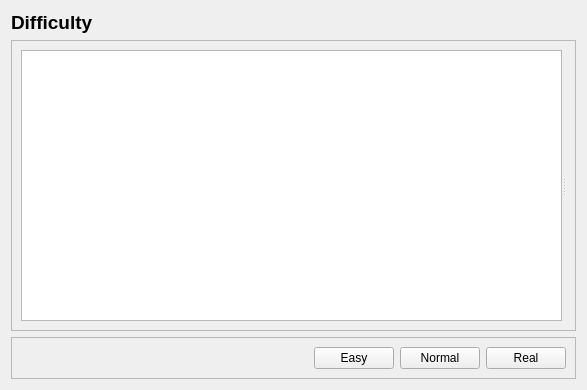
<?xml version="1.0" encoding="UTF-8"?>
<ui version="4.0">
 <class>DifficultyPage</class>
 <widget class="QWidget" name="DifficultyPage">
  <property name="geometry">
   <rect>
    <x>0</x>
    <y>0</y>
    <width>587</width>
    <height>390</height>
   </rect>
  </property>
  <property name="windowTitle">
   <string>Form</string>
  </property>
  <layout class="QVBoxLayout" name="verticalLayout_3">
   <item>
    <widget class="QLabel" name="pageName">
     <property name="sizePolicy">
      <sizepolicy hsizetype="Preferred" vsizetype="Minimum">
       <horstretch>0</horstretch>
       <verstretch>0</verstretch>
      </sizepolicy>
     </property>
     <property name="font">
      <font>
       <pointsize>14</pointsize>
       <weight>75</weight>
       <bold>true</bold>
      </font>
     </property>
     <property name="text">
      <string>Difficulty</string>
     </property>
    </widget>
   </item>
   <item>
    <widget class="QFrame" name="frame">
     <property name="sizePolicy">
      <sizepolicy hsizetype="Preferred" vsizetype="Preferred">
       <horstretch>0</horstretch>
       <verstretch>50</verstretch>
      </sizepolicy>
     </property>
     <property name="frameShape">
      <enum>QFrame::StyledPanel</enum>
     </property>
     <property name="frameShadow">
      <enum>QFrame::Raised</enum>
     </property>
     <layout class="QVBoxLayout" name="verticalLayout_2">
      <item>
       <widget class="QSplitter" name="splitter">
        <property name="sizePolicy">
         <sizepolicy hsizetype="Expanding" vsizetype="Preferred">
          <horstretch>0</horstretch>
          <verstretch>50</verstretch>
         </sizepolicy>
        </property>
        <property name="orientation">
         <enum>Qt::Horizontal</enum>
        </property>
        <widget class="QListWidget" name="list">
         <property name="sizePolicy">
          <sizepolicy hsizetype="Expanding" vsizetype="Expanding">
           <horstretch>0</horstretch>
           <verstretch>0</verstretch>
          </sizepolicy>
         </property>
        </widget>
        <widget class="QStackedWidget" name="stack"/>
       </widget>
      </item>
     </layout>
    </widget>
   </item>
   <item>
    <widget class="QFrame" name="frame_2">
     <property name="frameShape">
      <enum>QFrame::StyledPanel</enum>
     </property>
     <property name="frameShadow">
      <enum>QFrame::Raised</enum>
     </property>
     <layout class="QHBoxLayout" name="horizontalLayout">
      <item>
       <spacer name="horizontalSpacer">
        <property name="orientation">
         <enum>Qt::Horizontal</enum>
        </property>
        <property name="sizeHint" stdset="0">
         <size>
          <width>40</width>
          <height>20</height>
         </size>
        </property>
       </spacer>
      </item>
      <item>
       <widget class="QPushButton" name="easyBtn">
        <property name="text">
         <string>Easy</string>
        </property>
       </widget>
      </item>
      <item>
       <widget class="QPushButton" name="normalBtn">
        <property name="text">
         <string>Normal</string>
        </property>
       </widget>
      </item>
      <item>
       <widget class="QPushButton" name="realBtn">
        <property name="text">
         <string>Real</string>
        </property>
       </widget>
      </item>
     </layout>
    </widget>
   </item>
  </layout>
 </widget>
 <resources/>
 <connections/>
</ui>
